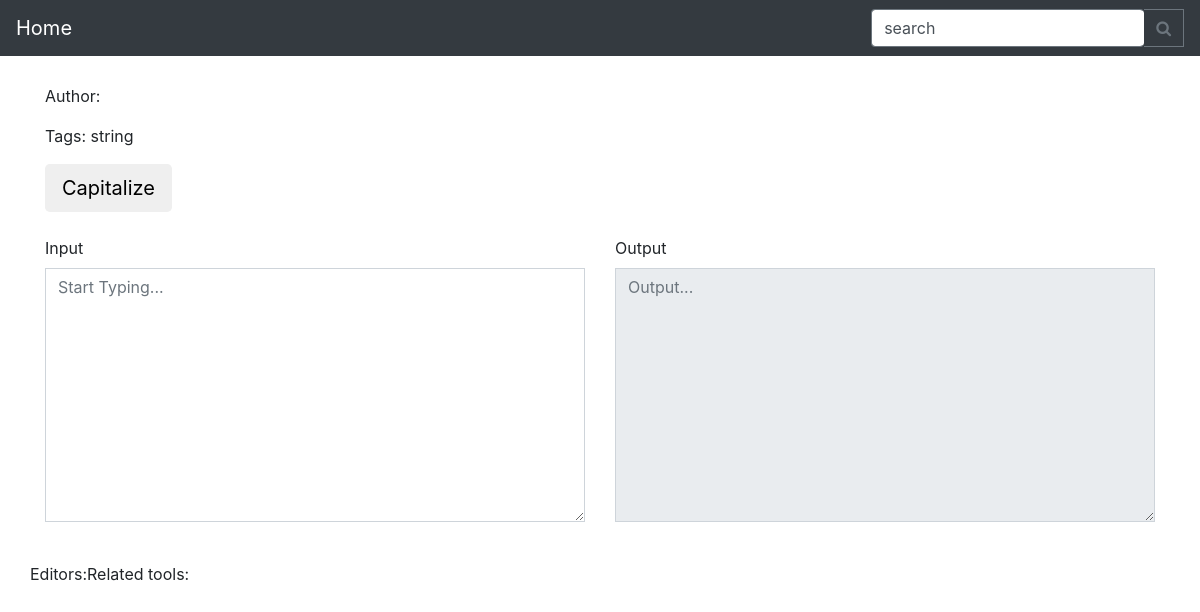
Page /t/Capitalize/ on the earlier database version.
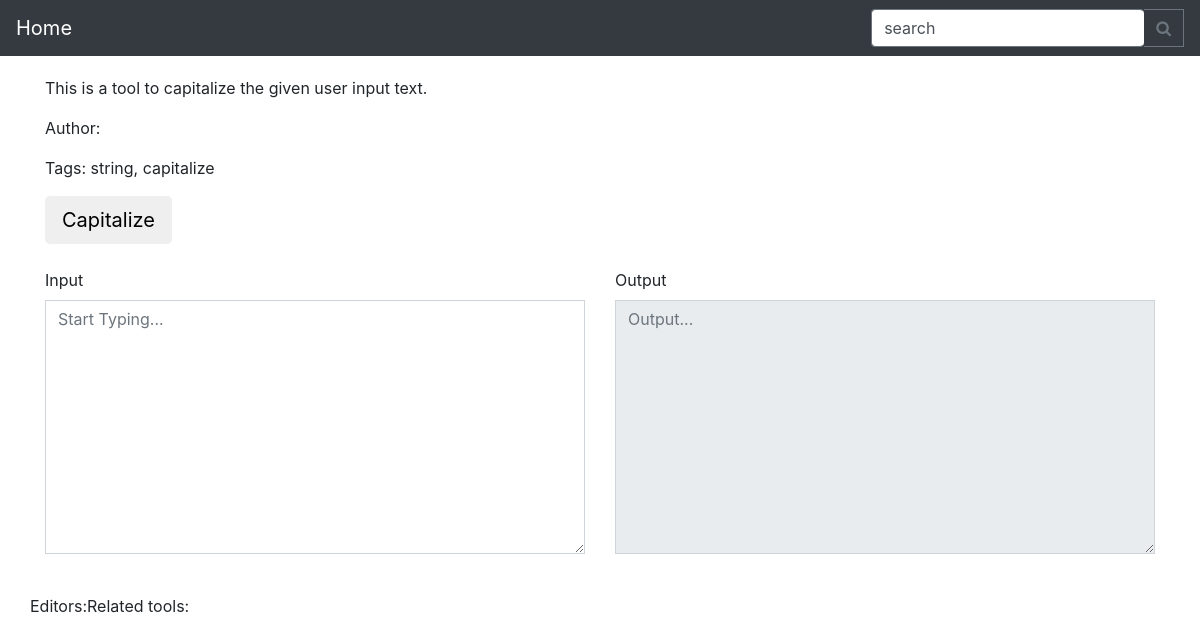
Same page on the later database version.
### mainapp/models.py (models this page shows, shortened)
class Tag(models.Model):
    tag = models.CharField(max_length=30)
    def __str__(self):
        return self.tag

class Tool(models.Model):
    name = models.CharField(max_length=30)
    url_endpoint = models.CharField(max_length=30,blank=True)
    meta_description = models.TextField(blank=True)
    meta_title = models.CharField(max_length=30,blank=True  )
    long_description = models.TextField(blank=True)
    short_description = models.TextField(blank=True)
    category = models.CharField(max_length=50,blank=True,default='Uncategorized')
    image = models.FileField(blank=True,null=True,upload_to='tools')
    author = models.ForeignKey(UserProfile, on_delete=models.CASCADE,related_name='author_tool_set')
    editors = models.ManyToManyField(UserProfile, related_name='editors_tool_set',blank=True)
    tags = models.ManyToManyField(Tag,blank=True)
    template_name = models.CharField(max_length=30,blank=False)
    related_tools = models.ManyToManyField("self", blank=True)
    created_at = models.DateTimeField(auto_now_add=True)
    updated_at = models.DateTimeField(auto_now=True)

### mainapp/views.py (the view)
# urls.py: url(r'^t/(?P<tool_name>[^/]+)/$',views.tool,name='tool'),
def tool(request,tool_name):
    tool = get_object_or_404(models.Tool,url_endpoint__iexact=tool_name)
    context={'tool':tool}
    print(tool.tags.all())
    return render(request,'tools/{0}'.format(tool.template_name),context)

### templates/tools/capitalize.html (shortened to what this page needs)
{% extends "base.html" %}
{% load staticfiles %}
{% block head %}
<link rel="stylesheet" type="text/css"  href="{% static 'css/style.css' %}">
{% endblock %}
{% block content %}
<div class="container">
<div class="row">
<div class="col-sm-5">
    <p class="left">
    {{tool.short_description}}
    </p>
</div>
</div>
<div class="row">
  <div class="col-sm-5">
    <p>
    Author: {{tool.author.name}}
  </p>
  Tags:  {% for tag in tool.tags.all %}
        {% if forloop.last %}
          {{tag}}
        {% else %}
          {{tag}},
        {% endif %}
    {% endfor %}
  </div>
</div>
<div class="row">
  <div class="col-sm-5 col-sm-offset-5">
    <button type="button" class="btn btn-flat btn-lg " onclick="capitalize()">Capitalize</button>
  </div>
</div>
<br>
<div class="row">
  <div class="col-sm-6">
      <div class="form-group">
          <label for="inputtextarea">Input</label>
          <textarea class="form-control rounded-0" id="inputtextarea" rows="10" placeholder="Start Typing..."></textarea>
      </div>
  </div>
  <div class="col-sm-6">
    <div class="form-group">
        <label for="outputtextarea">Output</label>
        <textarea class="form-control rounded-0" id="outputtextarea" rows="10" placeholder="Output..." disabled></textarea>
    </div>
  </div>
</div>
<br>
<div class="row">
  <p>Editors:
  </p>
<p>Related tools:
</p>
</div>
</div>
{% endblock %}

Differences in the rows shown:
now on this page (row edited): Tool: short_description "This is a tool to capitalize the given user input text."
added Tag: tag "capitalize"
